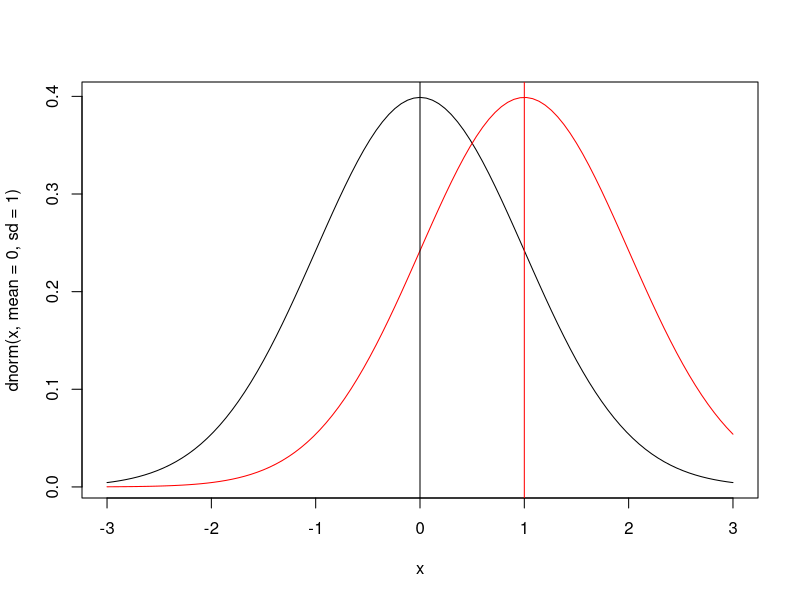
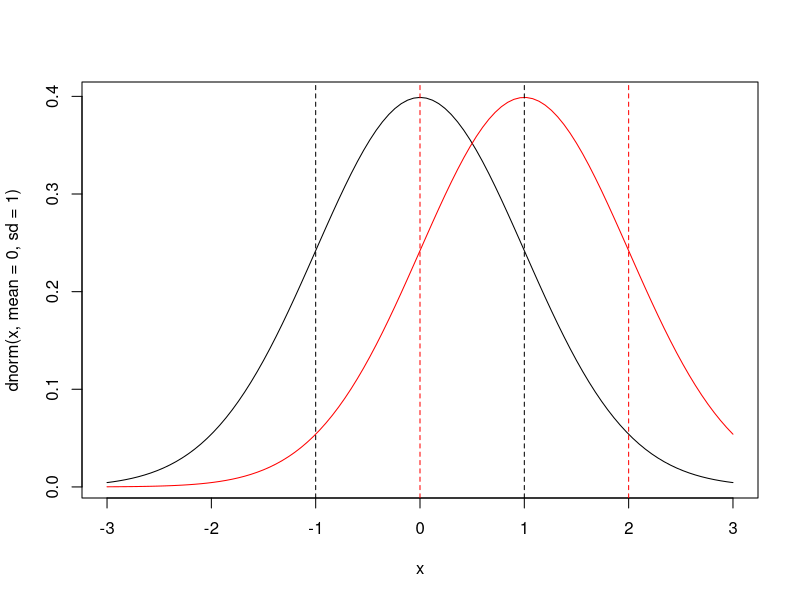
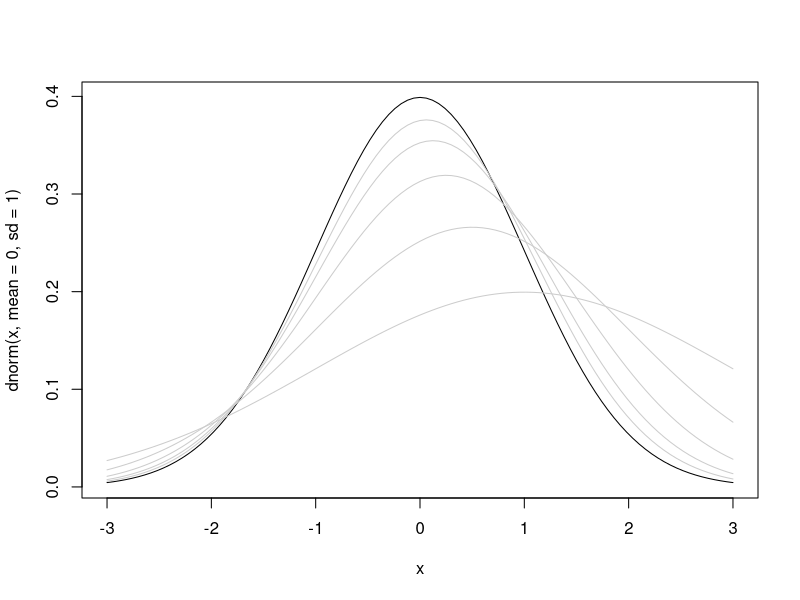

The R script that drew these images, in order:
## ---- chunk 1
knitr::opts_chunk$set(echo = FALSE)
## ---- chunk 2
curve(dnorm(x, mean = 0, sd = 1), from = -3, to = 3)
curve(dnorm(x, mean = 1, sd = 1), from = -3, to = 3, col = "red", add = T)
abline(v = 0)
abline(v = 1, col = "red")
## ---- chunk 3
curve(dnorm(x, mean = 0, sd = 1), from = -3, to = 3)
curve(dnorm(x, mean = 1, sd = 1), from = -3, to = 3, col = "red", add = T)
abline(v = c(-1, 1), lty = 2)
abline(v = c(0, 2), col = "red", lty = 2)
## ---- chunk 4
curve(dnorm(x, mean = 0, sd = 1), from = -3, to = 3)
curve(dnorm(x, mean = 1, sd = 2), from = -3, to = 3, col = "grey80", add = T)
curve(dnorm(x, mean = 0.5, sd = 1.5), from = -3, to = 3, col = "grey80", add = T)
curve(dnorm(x, mean = 0.25, sd = 1.25), from = -3, to = 3, col = "grey80", add = T)
curve(dnorm(x, mean = 0.125, sd = 1.125), from = -3, to = 3, col = "grey80", add = T)
curve(dnorm(x, mean = 0.06125, sd = 1.06125), from = -3, to = 3, col = "grey80", add = T)
